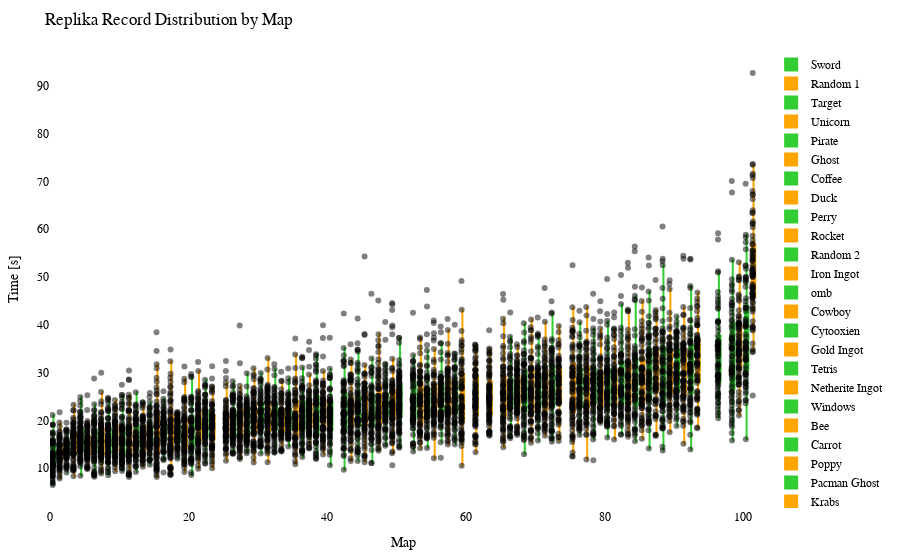

This figure's notebook cell:
### Code cell
import plotly.graph_objects as go
import plotly.io as pio
from matplotlib.colors import LinearSegmentedColormap, to_hex

df = getRecordsDataframe(minigame="Replika")

# sort df columns by mean value 
df = df.reindex(df.mean().sort_values().index, axis=1)

# drop sum column
df = df.drop(columns=["Sum"])

# replace 25 with NaN
df = df.replace(25, np.nan)

# remove "ms " from column names
df.columns = df.columns.str.replace('ms ', '')

# Exclude the first column (assuming it's the column you don't want to include)
df_to_html = df.iloc[:, 1:]

# Calculate the offset for centering the data points
num_columns = len(df_to_html.columns)
offset = 0.5

# Create a green to orange gradient
cmap = LinearSegmentedColormap.from_list("green_orange", ["green", "orange"])
colors = [to_hex(cmap(i / (num_columns - 1))) for i in range(num_columns)]

# Create a Swarm plot using Plotly
fig = go.Figure()

for i, (column, color) in enumerate(zip(df_to_html.columns, colors)):
    x_values = [i + offset] * len(df_to_html[column])  # Adjust x-values with offset for horizontal centering
    fig.add_trace(go.Box(x=x_values,
                         y=df_to_html[column],
                         name=column,
                         boxpoints='all',
                         pointpos=-0.5,  # Adjust point position to prevent overlapping
                         marker=dict(color='rgba(0,0,0,0.5)', size=6),  # Adjust marker color and size
                         line=dict(color=color),
                         fillcolor=color,
                         hovertext=df_to_html.index,
                         hoverinfo='text+y',
                         showlegend=True))

fig.update_layout(title="Replika Record Distribution by Map",
                  xaxis=dict(title="Map"),
                  yaxis=dict(title="Time [s]"),
                  showlegend=True,
                  font=dict(family="Arial", size=12, color="black"),  # Customize font
                  plot_bgcolor="white",  # Set background color
                  margin=dict(l=50, r=50, t=50, b=50),  # Adjust margins for better layout
                  )

# Show the figure
fig.show()

# Export the plot to an HTML file
pio.write_html(fig, "out/repl_swarm_plot.html")
